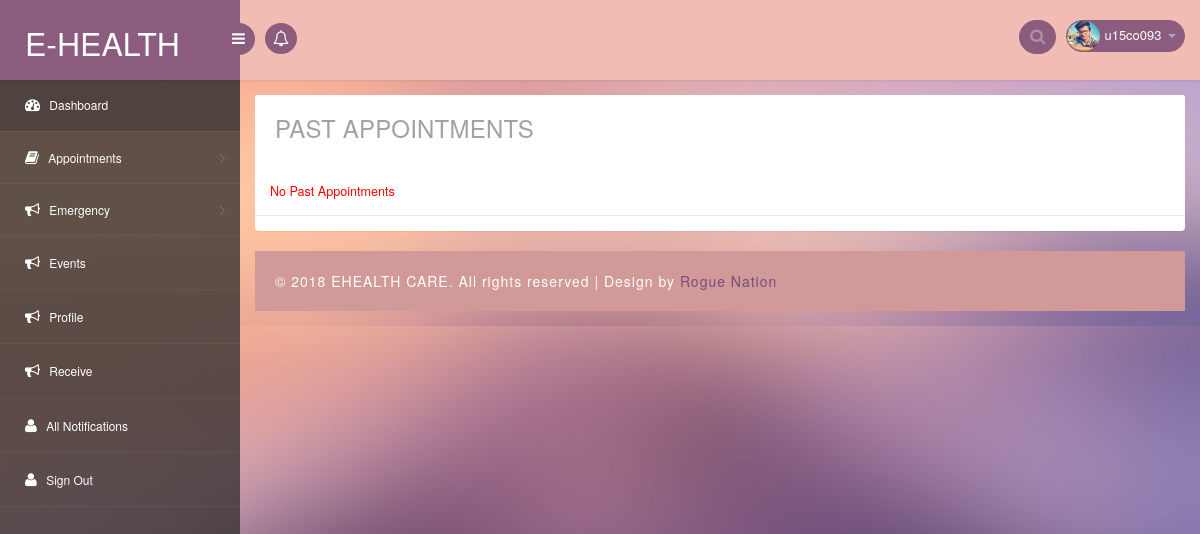
/appointments.php (signed in), run on an earlier commit of the app's database.
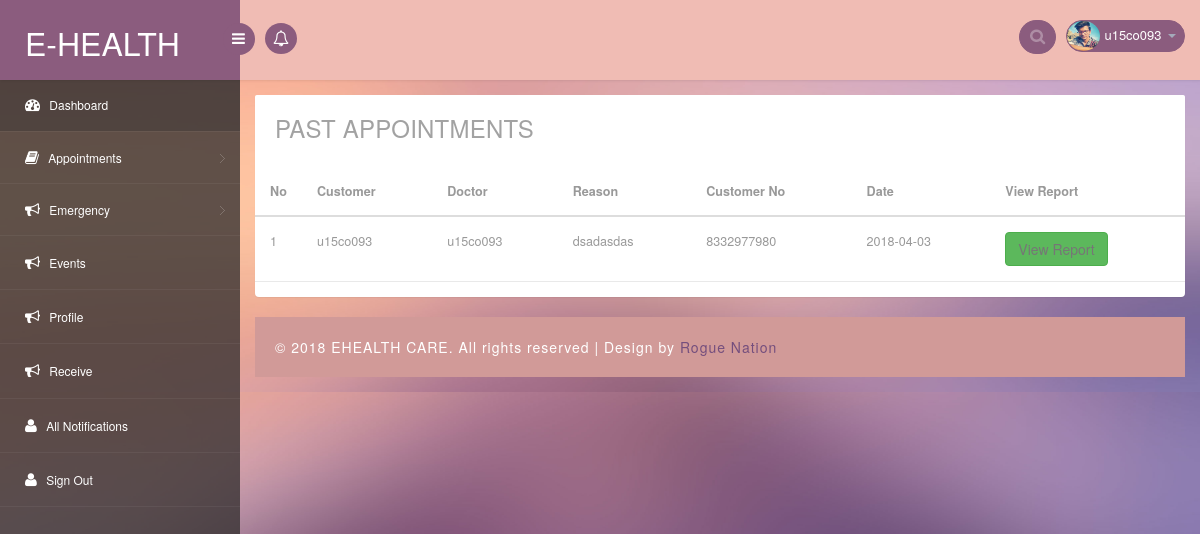
And on a later commit of the database.
### tables this page shows
CREATE TABLE `appointments` (
  `aid` int(11) NOT NULL,
  `uid` int(11) NOT NULL,
  `did` int(11) NOT NULL,
  `date` date NOT NULL,
  `approval` int(11) NOT NULL DEFAULT '0',
  `reason` text NOT NULL
);

CREATE TABLE `users` (
  `id` int(11) NOT NULL,
  `username` varchar(100) NOT NULL,
  `email` varchar(255) NOT NULL,
  `password` varchar(255) DEFAULT NULL,
  `phone` varchar(13) DEFAULT NULL,
  `emer1` varchar(13) DEFAULT NULL,
  `emer2` varchar(13) DEFAULT NULL,
  `addr` text,
  `dob` date DEFAULT NULL,
  `avatar` varchar(255) NOT NULL,
  `aadhar` int(12) DEFAULT NULL,
  `hash` varchar(255) NOT NULL,
  `active` int(11) NOT NULL DEFAULT '0',
  `pincode` int(6) DEFAULT NULL,
  `bloodgroup` varchar(3) DEFAULT NULL,
  `medicalHis` text,
  `infoUpdated` int(11) NOT NULL DEFAULT '0',
  `user_type` int(11) NOT NULL
);

### appointments.php (the view, shortened to what the changed rows need)
<?php include('includes/header.php') ?>
<?php
	include("includes/connection.php");
	$type = $_GET['type'];
?>
<section id="main-content">
	<section class="wrapper">
		<div class="mail-w3agile">
		<?php if($type==0): ?>
			<div class="row">
		    <div class="col-sm-12 mail-w3agile">
		        <section class="panel">
		         <div class="panel-body minimal">
		            <div class="table-inbox-wrap ">
		                <table class="table table-inbox table-hover">
		                        <?php
		                        $date1 =  date('Y-m-d');
		                        $query = "SELECT * FROM appointments INNER JOIN users ON appointments.uid=users.id WHERE approval=1 AND appointments.date<'{$date1}'";
		                        $result = mysqli_query($conn,$query);
		                        if (mysqli_num_rows($result)>0) {
		                            ?>
		                            <th>No</th>
		                            <th>Customer</th>
		                            <th>Doctor</th>
		                            <th>Reason</th>
		                            <th>Customer No</th>
		                            <th>Date</th>
		                            <th><?php if(isset($_SESSION['did'])): ?>Upload <?php else: ?> View <?php endif;?> Report</th>
		                    <tbody>
		                            <?php
		                            while ($row = mysqli_fetch_assoc($result)) {
		                                ?>
		                                <tr class="">
		                                    <td class="inbox-small-cells">1</td>
		                                    <td class="view-message dont-show" ><?php echo $row['username']?></td>
		                                    <?php
		                                    $result1 = mysqli_query($conn,$query);
		                                    $row1 = mysqli_fetch_assoc($result1);
		                                    ?>
		                                    <td class="view-message dont-show" ><?php echo $row1['username']?></td>
		                                    <td class="view-message dont-show" ><?php echo $row['reason']?></td>
		                                    <td class="view-message dont-show" ><?php echo $row['phone']?></td>
		                                    <td class="view-message dont-show" ><?php echo $row['date']?></td>
		                                    <?php if(isset($_SESSION['did'])): ?>
		                                    <td> <a href="#myModal" data-toggle="modal" class="btn btn-success">Submit Report</a></td>
		                                    <div aria-hidden="true" aria-labelledby="myModalLabel" role="dialog" tabindex="-1" id="myModal" class="modal fade">
				                            <div class="modal-dialog">
				                                <div class="modal-content">
				                                    <div class="modal-header">
				                                        <button aria-hidden="true" data-dismiss="modal" class="close" type="button">×</button>
				                                        <h4 class="modal-title">Report</h4>
				                                    </div>
				                                    <div class="modal-body">
				                                        <form role="form" method="post" enctype="multipart/form-data" class="uform">
				                                            <div class="form-group">
				                                                <label for="summary">Summary</label>
				                                                 <textarea class="form-control summary" rows="3" name="summary" required=""></textarea>
				                                            </div>
				                                            <div class="form-group">
				                                               <label for="prescription">Prescription</label>
				                                                 <textarea class="form-control prescription" rows="3" name="prescription" required=""></textarea>
				                                            </div>
				                                            <div class="form-group">
				                                                <label for="inputReport">File Report input</label>
				                                                <input type="file" id="file">
				                                                <p class="help-block">Any external Input</p>
				                                            </div>
				                                            <input type="hidden" name="aid" class="aid" value="<?php echo $row['aid']; ?>">
				                                            <button type="submit" class="btn btn-default reportSubmit" name="reportSubmit">Submit</button>
				                                        </form>
				                                    </div>
				                                </div>
				                            </div>
                        					</div>
		                                    <?php else: ?>
		                                    	<td> <a href="#myModal" data-toggle="modal" class="btn btn-success">View Report</a></td>
				                        	<?php endif; ?>
		                                </tr>
		                            <?php }}
		                            else { ?>
		                            <tbody>
		                            <tr class="">
		                                    <td class="view-message dont-show" id="name">No Past Appointments</td>
		                                </tr>
		                                <?php  } ?>
		                        </tbody>
		                    </table>
		                </div>
		            </div>
		        </section>
		    </div>
		</div>
		<?php endif; ?>
        </div>
        <?php include('includes/footer.php') ?>

What changed in the data, as far as the page shows it:
added appointments: users.username "u15co093", reason "dsadasdas", users.phone "8332977980", date "2018-04-03"
Also different on the page:
text no longer shown: "No Past Appointments"
text now shown: "No Customer Doctor Reason Customer No Date View Report"
